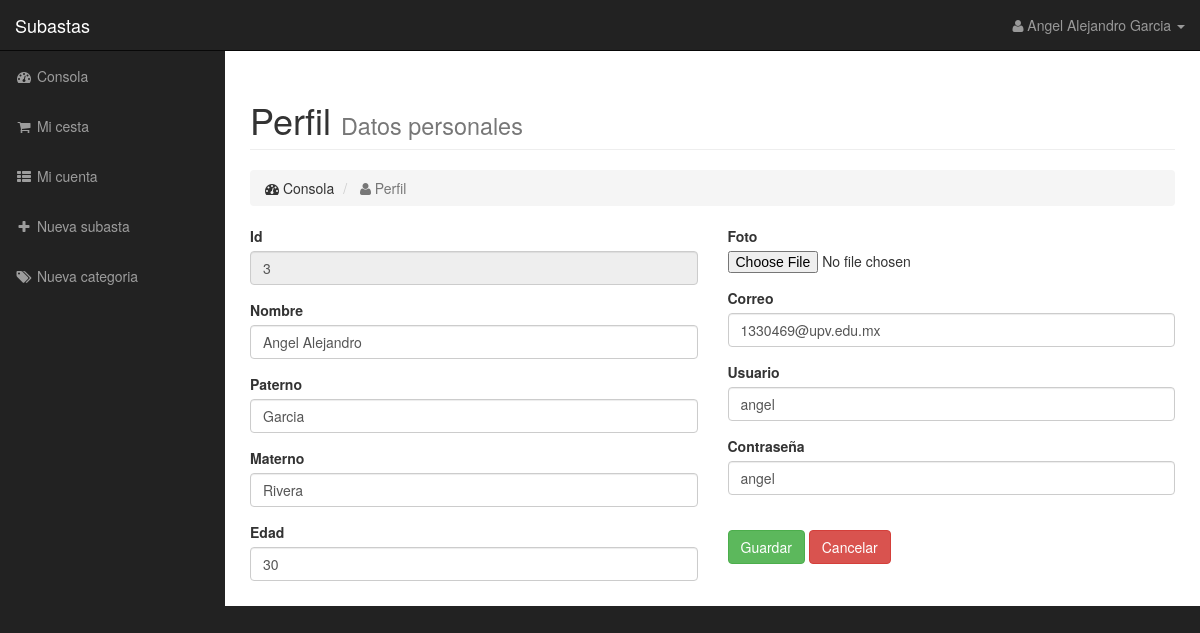
/perfil.php (signed in), run on the app's committed database.
### tables this page shows
CREATE TABLE IF NOT EXISTS `usuario` (
  `id_usuario` int(11) NOT NULL AUTO_INCREMENT,
  `nombre` varchar(100) DEFAULT NULL,
  `paterno` varchar(100) DEFAULT NULL,
  `materno` varchar(100) DEFAULT NULL,
  `edad` varchar(100) DEFAULT NULL,
  `foto` varchar(300) DEFAULT NULL,
  `correo` varchar(200) NOT NULL,
  `user` varchar(100) NOT NULL,
  `pass` varchar(200) NOT NULL,
  PRIMARY KEY (`id_usuario`)
);

### conexion/Conexion.php (called while the page is built, shortened)
<?php
    class Conexion{
    private $conn = null;
    public function __construct(){
        $this->conn = new mysqli("localhost", "root", "Fernando_87", "subastas");
        $this->conn->set_charset("utf8");
    }
    public function select($qry){
        $result = $this->conn->query($qry);
        return $result;
    }
    public function query($qry){
        if(!$this->conn->query($qry)){
            return false;
        }else{
            return true;
        }
        return null;
    }
}
?>

### perfil.php (the view, shortened to what this page needs)
<?php
  include ("conexion/Conexion.php");
  $bd = new Conexion();
?>
<!DOCTYPE html>
<html lang="es">
<head>
    <link href="css/bootstrap.min.css" rel="stylesheet">
    <link href="css/sb-admin.css" rel="stylesheet">
    <link href="css/plugins/morris.css" rel="stylesheet">
    <link href="font-awesome/css/font-awesome.min.css" rel="stylesheet" type="text/css">
</head>
<body>
    <div id="wrapper">
        <nav class="navbar navbar-inverse navbar-fixed-top" role="navigation">
            <div class="navbar-header">
                <a class="navbar-brand" href="subastas.php">Subastas</a>
            </div>
            <?php
              include ("header.php");
            ?>
            <?php
              include ("sidebar.php");
            ?>
        </nav>
        <div id="page-wrapper">
            <div class="container-fluid">
                <div class="row">
                    <div class="col-lg-12">
                        <h1 class="page-header">
                            Perfil <small>Datos personales</small>
                        </h1>
                        <ol class="breadcrumb">
                            <li>
                                <i class="fa fa-dashboard"></i> Consola
                            </li>
                            <li class="active">
                                <i class="fa fa-user"></i> Perfil
                            </li>
                        </ol>
                    </div>
                </div>
                <?php
                  $id_user = $_SESSION["id_usuario"];
                  $res = $bd->select("SELECT * from usuario where id_usuario=$id_user");
                  if($res->num_rows == 1){
                    while($row = $res->fetch_assoc()){
                      $id_usuario = $row["id_usuario"];
                      $nombre = $row["nombre"];
                      $paterno = $row["paterno"];
                      $materno = $row["materno"];
                      $edad = $row["edad"];
                      $correo = $row["correo"];
                      $user = $row["user"];
                      $pass = $row["pass"];
                      ?>
                      <div class="row">
                        <form role="form" action="" method="post" enctype="multipart/form-data">
                          <div class="col-lg-6">
                                  <div class="form-group">
                                      <label>Id</label>
                                      <input type="text" name="id_usuario" class="form-control" readonly value="<?php echo $id_usuario; ?>">
                                  </div>
                                  <div class="form-group">
                                      <label>Nombre</label>
                                      <input type="text" name="nombre" class="form-control" value="<?php echo $nombre; ?>">
                                  </div>
                                  <div class="form-group">
                                      <label>Paterno</label>
                                      <input type="text" name="paterno" class="form-control" value="<?php echo $paterno; ?>">
                                  </div>
                                  <div class="form-group">
                                      <label>Materno</label>
                                      <input type="text" name="materno" class="form-control" value="<?php echo $materno; ?>">
                                  </div>
                                  <div class="form-group">
                                      <label>Edad</label>
                                      <input type="number" name="edad" class="form-control" value="<?php echo $edad; ?>">
                                  </div>
                        </div>
                        <div class="col-lg-6">
                                  <div class="form-group">
                                      <label>Foto</label>
                                      <input type="file" name="foto">
                                  </div>
                                  <div class="form-group">
                                      <label>Correo</label>
                                      <input type="email" name="correo" class="form-control" value="<?php echo $correo; ?>" required>
                                  </div>
                                  <div class="form-group">
                                      <label>Usuario</label>
                                      <input type="text" name="user" class="form-control" value="<?php echo $user; ?>" required>
                                  </div>
                                  <div class="form-group">
                                      <label>Contraseña</label>
                                      <input type="text" name="pass" class="form-control" value="<?php echo $pass; ?>" required>
                                  </div>
                                  <br>
                                  <button name="guardar" type="submit" class="btn btn-success">Guardar</button>
                                  <button type="reset" class="btn btn-danger">Cancelar</button>
                          </div>
                        </form>
                      </div>
                      <?php
                    }
                  }
                ?>
            </div>
        </div>
    </div>
</body>
</html>

### css/sb-admin.css (style rules this page uses)
body { margin-top: 100px; background-color: #222; }
@media (min-width:768px) { body { margin-top: 50px; } }
#wrapper { padding-left: 0; }
#page-wrapper { width: 100%; padding: 0; background-color: #fff; }
@media (min-width:768px) { #wrapper { padding-left: 225px; } }
@media (min-width:768px) { #page-wrapper { padding: 10px; } }

### data on the page
usuario: id_usuario "3", nombre "Angel Alejandro", paterno "Garcia", materno "Rivera", edad "30", correo "1330469@upv.edu.mx", user "angel", pass "angel"

### other printed values
$_SESSION["nomb_comp"] "Angel Alejandro Garcia"
